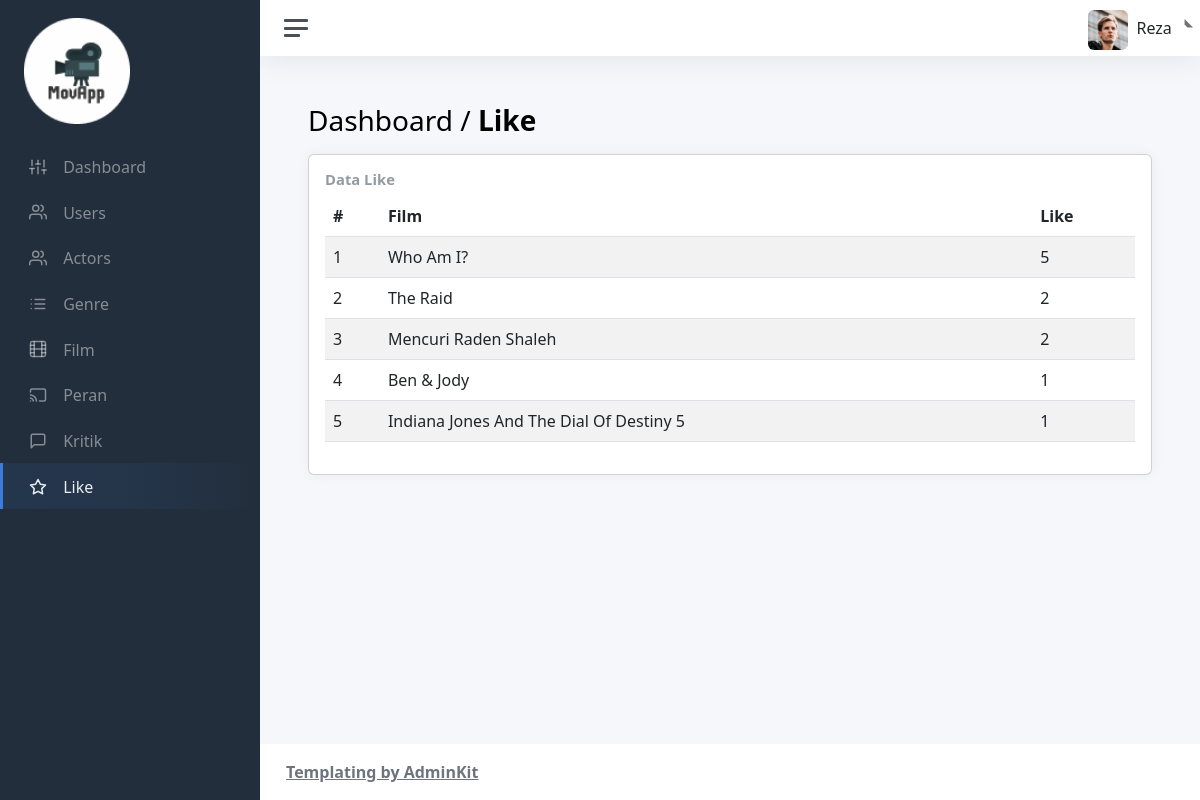
/admin/views/like/like.php (signed in), run on the app's committed database.
### tables this page shows
CREATE TABLE `film` (
  `id` int(11) NOT NULL,
  `poster` varchar(60) DEFAULT NULL,
  `judul` varchar(65) NOT NULL,
  `genre_id` int(11) NOT NULL,
  `trailer` varchar(255) NOT NULL,
  `ringkasan` text NOT NULL,
  `tahun` int(11) NOT NULL
);

### admin/views/like/like.php (the view, shortened to what this page needs)
<!DOCTYPE html>
<html lang="en">
    <head>
        <?php include "../layouts/assetsLink.php"; ?>
    </head>
    <body>
        <div class="wrapper">
            <nav id="sidebar" class="sidebar js-sidebar">
                <div class="sidebar-content js-simplebar">
                    <a class="sidebar-brand" href="../../index.php">
                        <img src="../../../assets/img/icons/logo-1.png" alt="logo" width="50%"
                            style="text-align: center;">
                    </a>
                    <ul class="sidebar-nav">
                        <li class="sidebar-item">
                            <a class="sidebar-link" href="../../index.php">
                                <i class="align-middle" data-feather="sliders"></i>
                                <span class="align-middle">Dashboard</span>
                            </a>
                        </li>
                        <li class="sidebar-item">
                            <a class="sidebar-link" href="../user/user.php">
                                <i class="align-middle" data-feather="users"></i>
                                <span class="align-middle">Users</span>
                            </a>
                        </li>
                        <li class="sidebar-item">
                            <a class="sidebar-link" href="../actor/actor.php">
                                <i class="align-middle" data-feather="users"></i>
                                <span class="align-middle">Actors</span>
                            </a>
                        </li>
                        <li class="sidebar-item">
                            <a class="sidebar-link" href="../genre/genre.php">
                                <i class="align-middle" data-feather="list"></i>
                                <span class="align-middle">Genre</span>
                            </a>
                        </li>
                        <li class="sidebar-item">
                            <a class="sidebar-link" href="../film/film.php">
                                <i class="align-middle" data-feather="film"></i>
                                <span class="align-middle">Film</span>
                            </a>
                        </li>
                        <li class="sidebar-item">
                            <a class="sidebar-link" href="../peran/peran.php">
                                <i class="align-middle" data-feather="cast"></i>
                                <span class="align-middle">Peran</span>
                            </a>
                        </li>
                        <li class="sidebar-item">
                            <a class="sidebar-link" href="../kritik/kritik.php">
                                <i class="align-middle" data-feather="message-square"></i>
                                <span class="align-middle">Kritik</span>
                            </a>
                        </li>
                        <li class="sidebar-item active">
                            <a class="sidebar-link" href="like.php">
                                <i class="align-middle" data-feather="star"></i>
                                <span class="align-middle">Like</span>
                            </a>
                        </li>
                    </ul>
                </div>
            </nav>
            <div class="main">
                <?php include_once ("../layouts/navbar.php"); ?>
                <main class="content">
                    <div class="container-fluid p-0">
                        <h1 class="h3 mb-3">Dashboard / <strong>Like</strong></h1>
                        <div class="col-sm-12">
                            <div class="card">
                                <div class="card-body">
                                    <?php
                                        include "../../../database/db.php";
                                        $query = $conn->query("SELECT COUNT(*) AS suka,
                                          film.id as id_film, film.judul
                                          FROM loves
                                          JOIN film ON film.id=loves.film_id
                                          GROUP BY loves.film_id");
                                    ?>
                                    <h3 class="card-title">Data Like</h3>
                                    <table id="example" class="table table-striped"
                                        style="width:100%">
                                        <thead>
                                            <tr>
                                                <th scope="col">#</th>
                                                <th scope="col">Film</th>
                                                <th scope="col">Like</th>
                                            </tr>
                                        </thead>
                                        <tbody>
                                            <?php
                                                if(mysqli_num_rows($query)>0){
                                                    $no = 1;
                                                    while ($data = mysqli_fetch_array($query)) {
                                            ?>
                                            <tr>
                                                <td scope="row"><?php echo $no?></td>
                                                <td><?php echo($data['judul']); ?></td>
                                                <td><?php echo($data['suka']); ?></td>
                                            </tr>
                                            <?php
                                                        $no++;
                                                    }
                                                }
                                            ?>
                                        </tbody>
                                    </table>
                                </div>
                            </div>
                        </div>
                    </div>
                </main>
                <?php include_once ("../layouts/footer.php"); ?>
            </div>
        </div>
    </body>
</html>

### data on the page
film: judul "Who Am I?", suka "5"
film: judul "The Raid", suka "2"
film: judul "Mencuri Raden Shaleh", suka "2"
film: judul "Ben & Jody", suka "1"
film: judul "Indiana Jones And The Dial Of Destiny 5", suka "1"

### other printed values
$nameuser "Reza"
